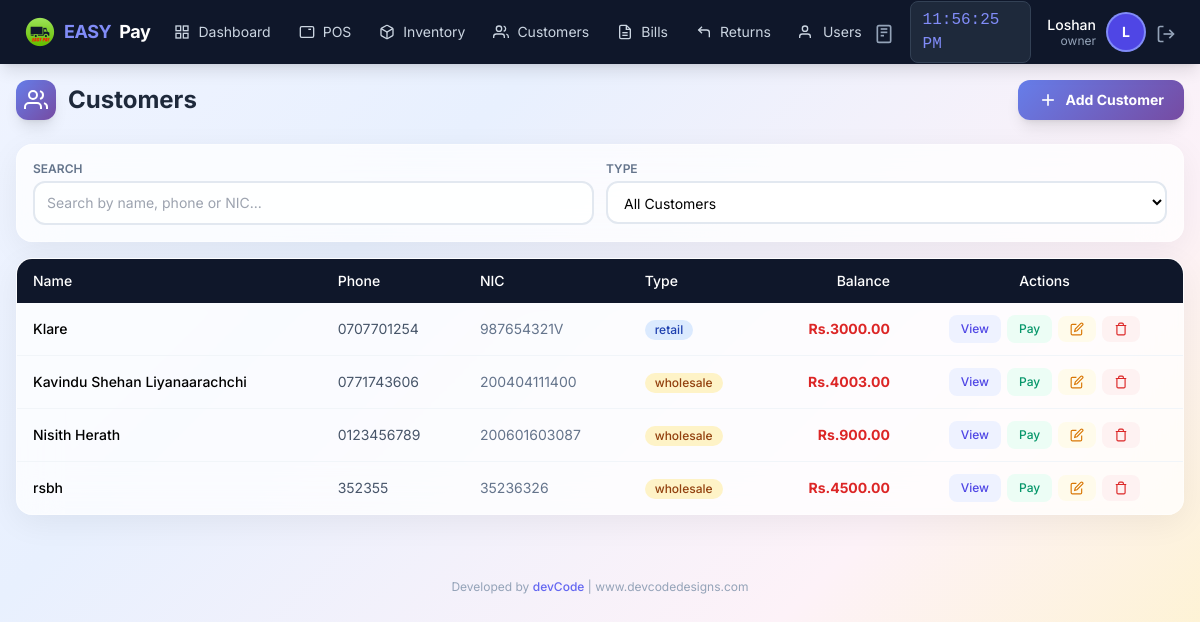
/customer/list (signed in), run on an earlier commit of the app's database.
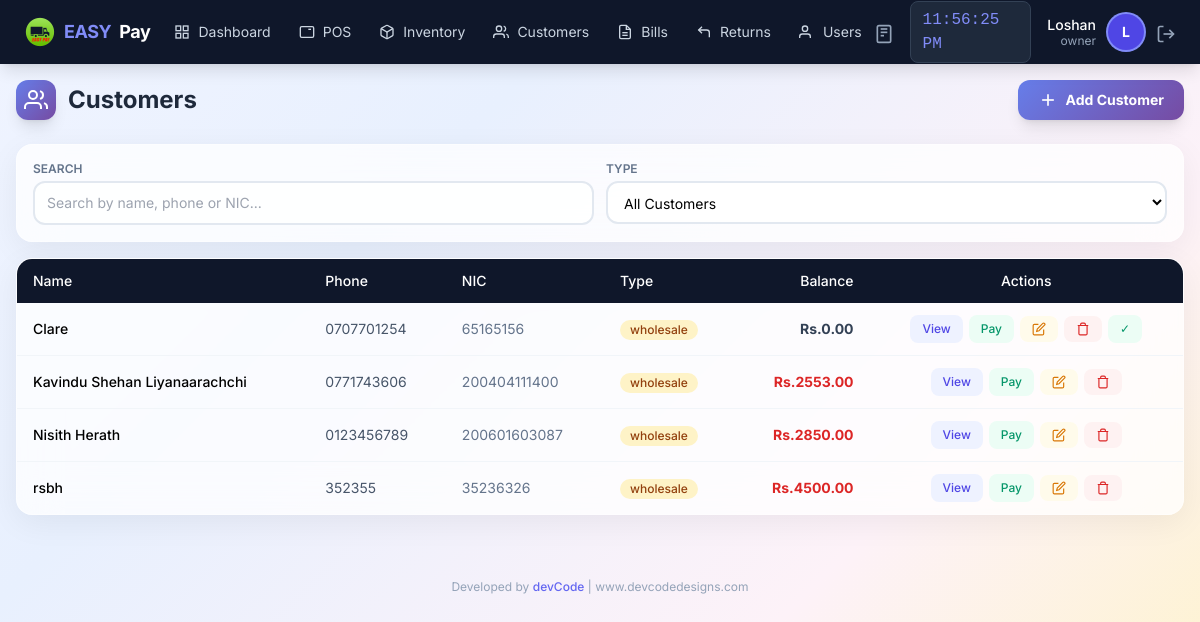
And on a later commit of the database.
### app/models/user.py (models this page shows, shortened)
class User(UserMixin, db.Model):
    __tablename__ = 'users'
    id = db.Column(db.Integer, primary_key=True)
    username = db.Column(db.String(50), unique=True, nullable=False)
    email = db.Column(db.String(120), unique=True, nullable=False)
    password_hash = db.Column(db.String(255), nullable=False)
    role = db.Column(db.String(20), default='staff')  # owner, manager, staff
    is_active = db.Column(db.Boolean, default=True)
    created_at = db.Column(db.DateTime, default=datetime.now)
    last_login = db.Column(db.DateTime)
    orders = db.relationship('Order', backref='cashier_rel', lazy=True, foreign_keys='Order.user_id')

### app/models/customer.py (models this page shows, shortened)
class Customer(db.Model):
    __tablename__ = 'customers'
    id = db.Column(db.Integer, primary_key=True)
    name = db.Column(db.String(100), nullable=False)
    phone = db.Column(db.String(20), unique=True, nullable=False)
    email = db.Column(db.String(120))
    address = db.Column(db.Text)
    nic = db.Column(db.String(20), unique=True, nullable=False)  # National ID Card - mandatory & unique
    customer_type = db.Column(db.String(20), default='retail')
    balance = db.Column(db.Float, default=0.0)
    total_purchases = db.Column(db.Float, default=0.0)
    total_paid = db.Column(db.Float, default=0.0)
    is_active = db.Column(db.Boolean, default=True)
    notes = db.Column(db.Text)
    created_at = db.Column(db.DateTime, default=datetime.now)
    updated_at = db.Column(db.DateTime, default=datetime.now, onupdate=datetime.now)
    orders = db.relationship('Order', backref='customer_rel', lazy=True)
    payments = db.relationship('Payment', backref='customer_rel', lazy=True)

### app/routes/customer.py (the view)
@customer_bp.route('/list')
@login_required
def list_customers():
    customers = Customer.query.filter_by(is_active=True).order_by(Customer.customer_type, Customer.name).all()
    return render_template('customer/list.html', customers=customers)

### app/templates/customer/list.html (shortened to what this page needs)
{% extends "base.html" %}
{% block content %}
<div class="max-w-7xl mx-auto px-2 sm:px-4 py-3 sm:py-4">
    <div class="flex flex-col sm:flex-row justify-between items-start sm:items-center gap-2 sm:gap-3 mb-4 sm:mb-6">
        <h1 class="text-lg sm:text-2xl font-bold text-slate-800 flex items-center gap-2 sm:gap-3">
            <span class="w-8 h-8 sm:w-10 sm:h-10 gradient-indigo rounded-lg sm:rounded-xl flex items-center justify-center shadow-lg flex-shrink-0">
                <svg class="w-4 h-4 sm:w-6 sm:h-6 text-white" viewBox="0 0 24 24" fill="none" stroke="currentColor" stroke-width="2">
                    <path d="M17 21v-2a4 4 0 0 0-4-4H5a4 4 0 0 0-4 4v2"></path>
                    <circle cx="9" cy="7" r="4"></circle>
                    <path d="M23 21v-2a4 4 0 0 0-3-3.87"></path>
                    <path d="M16 3.13a4 4 0 0 1 0 7.75"></path>
                </svg>
            </span>
            <span class="xs:hidden">Customers</span>
        </h1>
        <button onclick="showAddCustomer()" class="gradient-indigo text-white px-3 sm:px-5 py-2 sm:py-2.5 rounded-xl font-bold hover:opacity-90 transition flex items-center gap-1.5 sm:gap-2 shadow-lg text-xs sm:text-sm w-full sm:w-auto justify-center">
            <svg class="w-4 h-4 sm:w-5 sm:h-5" viewBox="0 0 24 24" fill="none" stroke="currentColor" stroke-width="2">
                <line x1="12" y1="5" x2="12" y2="19"></line>
                <line x1="5" y1="12" x2="19" y2="12"></line>
            </svg>
            Add Customer
        </button>
    </div>
    <div class="glass-card rounded-xl sm:rounded-2xl p-3 sm:p-4 mb-3 sm:mb-4">
        <div class="grid grid-cols-1 sm:grid-cols-2 gap-2 sm:gap-3">
            <div>
                <label class="block text-[10px] sm:text-xs font-semibold text-slate-500 uppercase mb-1">Search</label>
                <input type="text" id="custSearch" class="w-full border-2 border-slate-200 rounded-lg sm:rounded-xl px-2 sm:px-3 py-1.5 sm:py-2.5 text-xs sm:text-sm bg-white/80 focus:border-indigo-400 focus:outline-none"
                       placeholder="Search by name, phone or NIC..." onkeyup="filterTable()">
            </div>
            <div>
                <label class="block text-[10px] sm:text-xs font-semibold text-slate-500 uppercase mb-1">Type</label>
                <select id="typeFilter" class="w-full border-2 border-slate-200 rounded-lg sm:rounded-xl px-2 sm:px-3 py-1.5 sm:py-2.5 text-xs sm:text-sm bg-white/80 focus:border-indigo-400 focus:outline-none" onchange="filterTable()">
                    <option value="all">All Customers</option>
                </select>
            </div>
        </div>
    </div>
    <div class="hidden lg:block glass-card rounded-2xl overflow-hidden">
        <div class="overflow-x-auto">
            <table class="w-full text-sm" id="custTable">
                <thead>
                    <tr class="bg-slate-900 text-white">
                        <th class="px-4 py-3 text-left font-medium">Name</th>
                        <th class="px-4 py-3 text-left font-medium">Phone</th>
                        <th class="px-4 py-3 text-left font-medium">NIC</th>
                        <th class="px-4 py-3 text-left font-medium">Type</th>
                        <th class="px-4 py-3 text-right font-medium">Balance</th>
                        <th class="px-4 py-3 text-center font-medium">Actions</th>
                    </tr>
                </thead>
                <tbody class="divide-y divide-slate-100">
                    {% for customer in customers %}
                    <tr class="hover:bg-slate-50 transition customer-row" data-type="{{ customer.customer_type }}">
                        <td class="px-4 py-3 font-medium">{{ customer.name }}</td>
                        <td class="px-4 py-3 text-slate-600">{{ customer.phone }}</td>
                        <td class="px-4 py-3 text-slate-500">{{ customer.nic or '-' }}</td>
                        <td class="px-4 py-3">
                            <span class="inline-flex items-center px-2.5 py-0.5 rounded-full text-xs font-medium {{ 'bg-amber-100 text-amber-800' if customer.customer_type == 'wholesale' else 'bg-blue-100 text-blue-800' }}">
                                {{ customer.customer_type }}
                            </span>
                        </td>
                        <td class="px-4 py-3 text-right font-bold {{ 'text-red-600' if customer.balance > 0 else 'text-slate-700' }}">Rs.{{ "%.2f"|format(customer.balance) }}</td>
                        <td class="px-4 py-3">
                            <div class="flex items-center justify-center gap-1.5">
                                <button onclick="viewCustomer({{ customer.id }})" class="px-3 py-1.5 bg-indigo-50 text-indigo-600 text-xs font-medium rounded-lg hover:bg-indigo-100">View</button>
                                <button onclick="showPayment({{ customer.id }}, '{{ customer.name }}', {{ customer.balance }})" class="px-3 py-1.5 bg-emerald-50 text-emerald-600 text-xs font-medium rounded-lg hover:bg-emerald-100">Pay</button>
                                {% if current_user.role in ['owner','manager'] %}
                                <button onclick="editCustomer({{ customer.id }})" class="px-3 py-1.5 bg-amber-50 text-amber-600 text-xs font-medium rounded-lg hover:bg-amber-100">
                                    <svg class="w-3.5 h-3.5" viewBox="0 0 24 24" fill="none" stroke="currentColor" stroke-width="2"><path d="M11 4H4a2 2 0 0 0-2 2v14a2 2 0 0 0 2 2h14a2 2 0 0 0 2-2v-7"></path><path d="M18.5 2.5a2.121 2.121 0 0 1 3 3L12 15l-4 1 1-4 9.5-9.5z"></path></svg>
                                </button>
                                {% endif %}
                                {% if current_user.role in ['owner','manager'] %}
                                <button onclick="confirmDelete({{ customer.id }}, '{{ customer.name }}')" class="px-3 py-1.5 bg-red-50 text-red-600 text-xs font-medium rounded-lg hover:bg-red-100">
                                    <svg class="w-3.5 h-3.5" viewBox="0 0 24 24" fill="none" stroke="currentColor" stroke-width="2"><polyline points="3 6 5 6 21 6"></polyline><path d="M19 6v14a2 2 0 0 1-2 2H7a2 2 0 0 1-2-2V6m3 0V4a2 2 0 0 1 2-2h4a2 2 0 0 1 2 2v2"></path></svg>
                                </button>
                                {% if customer.balance == 0 %}
                                <button onclick="confirmSettle({{ customer.id }}, '{{ customer.name }}')" class="px-3 py-1.5 bg-emerald-50 text-emerald-600 text-xs font-medium rounded-lg hover:bg-emerald-100" title="Settle pending orders">✓</button>
                                {% endif %}
                                {% endif %}
                            </div>
                        </td>
                    </tr>
                    {% else %}
                    <tr><td colspan="6" class="px-4 py-8 text-center text-slate-400">No customers found</td></tr>
                    {% endfor %}
                </tbody>
            </table>
        </div>
    </div>
</div>
{% endblock %}

### app/templates/base.html (shortened to what this page needs)
<!DOCTYPE html>
<html lang="en">
<head>
    <script src="https://cdn.tailwindcss.com"></script>
</head>
<body class="bg-slate-100 min-h-screen">
    <nav class="bg-slate-900 text-white shadow-lg fixed top-0 left-0 right-0 z-50">
        <div class="flex justify-between items-center px-4 lg:px-6 h-16">
            <div class="flex items-center gap-6">
                <a href="{{ url_for('pos.dashboard') }}" class="flex items-center gap-2 text-lg font-bold tracking-tight">
                    <img src="{{ url_for('static', filename='img/easypay-logo.png') }}"
                        alt="EASY PAY"
                        class="w-8 h-8 object-contain">
                    <span class="text-indigo-400">EASY</span>Pay
                </a>
                {% if current_user.is_authenticated %}
                <div class="hidden lg:flex items-center gap-1 ml-4">
                    <a href="{{ url_for('pos.dashboard') }}" class="nav-link px-3 py-2 text-sm text-slate-300 hover:text-white flex items-center gap-2">
                        <svg class="icon-sm" viewBox="0 0 24 24" fill="none" stroke="currentColor" stroke-width="2">
                            <rect x="3" y="3" width="7" height="7"></rect><rect x="14" y="3" width="7" height="7"></rect>
                            <rect x="14" y="14" width="7" height="7"></rect><rect x="3" y="14" width="7" height="7"></rect>
                        </svg>
                        Dashboard
                    </a>
                    <a href="{{ url_for('pos.terminal') }}" class="nav-link px-3 py-2 text-sm text-slate-300 hover:text-white flex items-center gap-2">
                        <svg class="icon-sm" viewBox="0 0 24 24" fill="none" stroke="currentColor" stroke-width="2">
                            <rect x="2" y="4" width="20" height="16" rx="2"></rect>
                            <line x1="6" y1="8" x2="6" y2="8"></line><line x1="10" y1="8" x2="10" y2="8"></line>
                            <line x1="14" y1="8" x2="18" y2="8"></line>
                        </svg>
                        POS
                    </a>
                    {% if current_user.role in ['owner','manager'] %}
                    <a href="{{ url_for('inventory.manage') }}" class="nav-link px-3 py-2 text-sm text-slate-300 hover:text-white flex items-center gap-2">
                        Inventory
                    </a>
                    {% endif %}
                    <a href="{{ url_for('customer.list_customers') }}" class="nav-link px-3 py-2 text-sm text-slate-300 hover:text-white flex items-center gap-2">
                        <svg class="icon-sm" viewBox="0 0 24 24" fill="none" stroke="currentColor" stroke-width="2">
                            <path d="M17 21v-2a4 4 0 0 0-4-4H5a4 4 0 0 0-4 4v2"></path>
                            <circle cx="9" cy="7" r="4"></circle>
                            <path d="M23 21v-2a4 4 0 0 0-3-3.87"></path>
                            <path d="M16 3.13a4 4 0 0 1 0 7.75"></path>
                        </svg>
                        Customers
                    </a>
                    <a href="{{ url_for('pos.bills') }}" class="nav-link px-3 py-2 text-sm text-slate-300 hover:text-white flex items-center gap-2">
                        <svg class="icon-sm" viewBox="0 0 24 24" fill="none" stroke="currentColor" stroke-width="2">
                            <path d="M14 2H6a2 2 0 0 0-2 2v16a2 2 0 0 0 2 2h12a2 2 0 0 0 2-2V8z"></path>
                            <polyline points="14 2 14 8 20 8"></polyline>
                            <line x1="16" y1="13" x2="8" y2="13"></line><line x1="16" y1="17" x2="8" y2="17"></line>
                        </svg>
                        Bills
                    </a>
                    <a href="{{ url_for('pos.returns') }}" class="nav-link px-3 py-2 text-sm text-slate-300 hover:text-white flex items-center gap-2">
                        <svg class="icon-sm" viewBox="0 0 24 24" fill="none" stroke="currentColor" stroke-width="2">
                            <polyline points="9 14 4 9 9 4"></polyline>
                            <path d="M20 20v-7a4 4 0 0 0-4-4H4"></path>
                        </svg>
                        Returns
                    </a>
                    {% if current_user.role == 'owner' %}
                    <a href="{{ url_for('auth.manage_users') }}" class="nav-link px-3 py-2 text-sm text-slate-300 hover:text-white flex items-center gap-2">
                        <svg class="icon-sm" viewBox="0 0 24 24" fill="none" stroke="currentColor" stroke-width="2">
                            <path d="M17 21v-2a4 4 0 0 0-4-4H5a4 4 0 0 0-4 4v2"></path>
                            <circle cx="9" cy="7" r="4"></circle>
                        </svg>
                        Users
                    </a>
                    {% endif %}
                </div>
                {% endif %}
            </div>
            {% if current_user.is_authenticated %}
            <div class="flex items-center gap-4">
                <a href="calc:" class="text-slate-400 hover:text-indigo-400 transition" title="Calculator">
                    <svg class="icon" viewBox="0 0 24 24" fill="none" stroke="currentColor" stroke-width="2">
                        <rect x="4" y="2" width="16" height="20" rx="2"></rect>
                        <line x1="8" y1="6" x2="16" y2="6"></line>
                        <line x1="8" y1="10" x2="16" y2="10"></line>
                        <line x1="8" y1="14" x2="12" y2="14"></line>
                    </svg>
                </a>
                <span id="liveClock" class="hidden sm:block text-base font-mono bg-slate-800 px-3 py-1.5 rounded-lg text-indigo-400 border border-slate-700"></span>
                <div class="flex items-center gap-3">
                    <div class="hidden sm:block text-right">
                        <p class="text-sm font-medium leading-tight">{{ current_user.username|capitalize }}</p>
                        <p class="text-xs text-slate-400 leading-tight">{{ current_user.role }}</p>
                    </div>
                    <div class="w-9 h-9 bg-indigo-600 rounded-full flex items-center justify-center text-sm font-bold ring-2 ring-indigo-400">
                        {{ current_user.username[0]|upper }}
                    </div>
                    <a href="{{ url_for('auth.logout') }}" class="text-slate-400 hover:text-red-400 transition" title="Logout">
                        <svg class="icon" viewBox="0 0 24 24" fill="none" stroke="currentColor" stroke-width="2">
                            <path d="M9 21H5a2 2 0 0 1-2-2V5a2 2 0 0 1 2-2h4"></path>
                            <polyline points="16 17 21 12 16 7"></polyline>
                            <line x1="21" y1="12" x2="9" y2="12"></line>
                        </svg>
                    </a>
                </div>
            </div>
            {% endif %}
        </div>
    </nav>
    <div class="pt-16 pb-20 lg:pb-4">
        {% block content %}{% endblock %}
        <footer class="max-w-7xl mx-auto px-4 py-4 text-center text-xs text-slate-400 mt-8">
            Developed by <a href="https://www.devcodedesigns.com" target="_blank" class="text-indigo-500 hover:text-indigo-700 font-medium">devCode</a> | www.devcodedesigns.com
        </footer>
    </div>
</body>
</html>

What changed in the data, as far as the page shows it:
no longer on this page (row edited): Customer: name "Klare", phone "0707701254", nic "987654321V", customer_type "retail", balance "3000.00"
added Customer: name "Clare", phone "0707701254", nic "65165156", customer_type "wholesale", balance "0.00"
changed Customer "Kavindu Shehan Liyanaarachchi": balance "4003.00" → "2553.00"
changed Customer "Nisith Herath": balance "900.00" → "2850.00"
